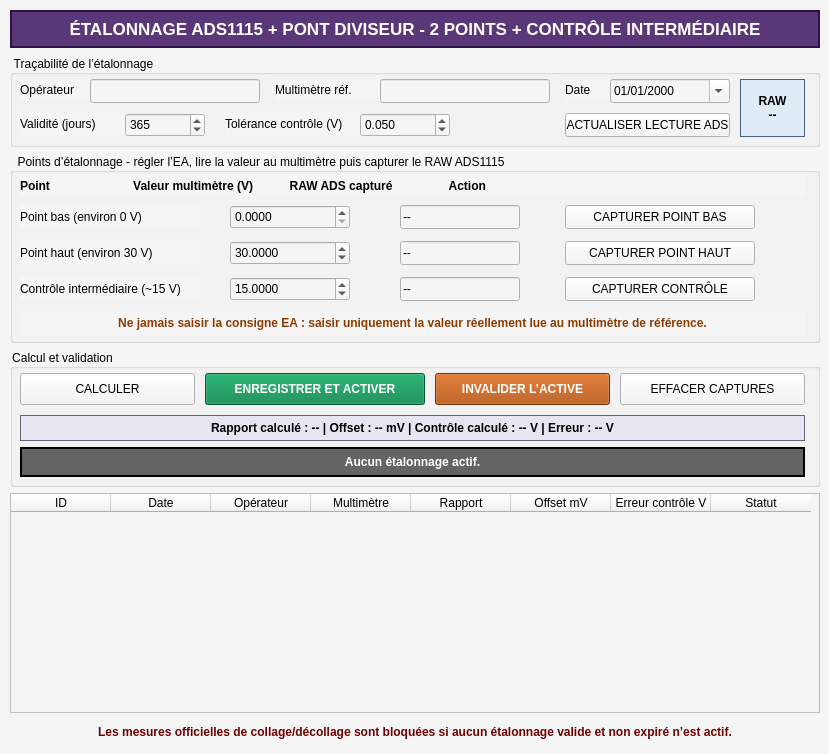
    <widget class="QWidget" name="tab_voltage_calibration">
     <property name="styleSheet">
      <string>background-color: rgb(245,245,245);</string>
     </property>
     <attribute name="title">
      <string>Étalonnage tension</string>
     </attribute>
     <widget class="QLabel" name="label_calibration_title">
      <property name="geometry">
       <rect>
        <x>10</x>
        <y>10</y>
        <width>810</width>
        <height>38</height>
       </rect>
      </property>
      <property name="styleSheet">
       <string>background-color: rgb(90,55,120); color: white; font-size: 13pt; font-weight: bold; border: 2px solid rgb(45,20,70);</string>
      </property>
      <property name="text">
       <string>ÉTALONNAGE ADS1115 + PONT DIVISEUR - 2 POINTS + CONTRÔLE INTERMÉDIAIRE</string>
      </property>
      <property name="alignment">
       <set>Qt::AlignmentFlag::AlignCenter</set>
      </property>
     </widget>
     <widget class="QGroupBox" name="groupBox_calibration_identity">
      <property name="geometry">
       <rect>
        <x>10</x>
        <y>55</y>
        <width>810</width>
        <height>92</height>
       </rect>
      </property>
      <property name="title">
       <string>Traçabilité de l’étalonnage</string>
      </property>
      <widget class="QLabel" name="label_calibration_operator">
       <property name="geometry">
        <rect>
         <x>10</x>
         <y>24</y>
         <width>70</width>
         <height>22</height>
        </rect>
       </property>
       <property name="text">
        <string>Opérateur</string>
       </property>
      </widget>
      <widget class="QLineEdit" name="lineEdit_calibration_operator">
       <property name="geometry">
        <rect>
         <x>80</x>
         <y>24</y>
         <width>170</width>
         <height>24</height>
        </rect>
       </property>
      </widget>
      <widget class="QLabel" name="label_calibration_meter">
       <property name="geometry">
        <rect>
         <x>265</x>
         <y>24</y>
         <width>105</width>
         <height>22</height>
        </rect>
       </property>
       <property name="text">
        <string>Multimètre réf.</string>
       </property>
      </widget>
      <widget class="QLineEdit" name="lineEdit_calibration_meter">
       <property name="geometry">
        <rect>
         <x>370</x>
         <y>24</y>
         <width>170</width>
         <height>24</height>
        </rect>
       </property>
      </widget>
      <widget class="QLabel" name="label_calibration_date">
       <property name="geometry">
        <rect>
         <x>555</x>
         <y>24</y>
         <width>45</width>
         <height>22</height>
        </rect>
       </property>
       <property name="text">
        <string>Date</string>
       </property>
      </widget>
      <widget class="QDateEdit" name="dateEdit_calibration_date">
       <property name="geometry">
        <rect>
         <x>600</x>
         <y>24</y>
         <width>120</width>
         <height>24</height>
        </rect>
       </property>
       <property name="calendarPopup">
        <bool>true</bool>
       </property>
       <property name="displayFormat">
        <string>dd/MM/yyyy</string>
       </property>
      </widget>
      <widget class="QLabel" name="label_calibration_valid_days">
       <property name="geometry">
        <rect>
         <x>10</x>
         <y>58</y>
         <width>105</width>
         <height>22</height>
        </rect>
       </property>
       <property name="text">
        <string>Validité (jours)</string>
       </property>
      </widget>
      <widget class="QSpinBox" name="spinBox_calibration_valid_days">
       <property name="geometry">
        <rect>
         <x>115</x>
         <y>58</y>
         <width>80</width>
         <height>24</height>
        </rect>
       </property>
       <property name="minimum">
        <number>1</number>
       </property>
       <property name="maximum">
        <number>3650</number>
       </property>
       <property name="value">
        <number>365</number>
       </property>
      </widget>
      <widget class="QLabel" name="label_calibration_tolerance">
       <property name="geometry">
        <rect>
         <x>215</x>
         <y>58</y>
         <width>135</width>
         <height>22</height>
        </rect>
       </property>
       <property name="text">
        <string>Tolérance contrôle (V)</string>
       </property>
      </widget>
      <widget class="QDoubleSpinBox" name="doubleSpinBox_calibration_tolerance_v">
       <property name="geometry">
        <rect>
         <x>350</x>
         <y>58</y>
         <width>90</width>
         <height>24</height>
        </rect>
       </property>
       <property name="decimals">
        <number>3</number>
       </property>
       <property name="minimum">
        <double>0.001</double>
       </property>
       <property name="maximum">
        <double>1.000</double>
       </property>
       <property name="singleStep">
        <double>0.005</double>
       </property>
       <property name="value">
        <double>0.050</double>
       </property>
      </widget>
      <widget class="QPushButton" name="pushButton_calibration_request_ads">
       <property name="geometry">
        <rect>
         <x>555</x>
         <y>58</y>
         <width>165</width>
         <height>24</height>
        </rect>
       </property>
       <property name="text">
        <string>ACTUALISER LECTURE ADS</string>
       </property>
      </widget>
      <widget class="QLabel" name="label_calibration_live">
       <property name="geometry">
        <rect>
         <x>730</x>
         <y>24</y>
         <width>65</width>
         <height>58</height>
        </rect>
       </property>
       <property name="styleSheet">
        <string>background-color: rgb(225,235,245); border: 1px solid rgb(70,100,130); font-weight: bold;</string>
       </property>
       <property name="text">
        <string>RAW
--</string>
       </property>
       <property name="alignment">
        <set>Qt::AlignmentFlag::AlignCenter</set>
       </property>
      </widget>
     </widget>
     <widget class="QGroupBox" name="groupBox_calibration_points">
      <property name="geometry">
       <rect>
        <x>10</x>
        <y>153</y>
        <width>810</width>
        <height>190</height>
       </rect>
      </property>
      <property name="title">
       <string>Points d’étalonnage - régler l’EA, lire la valeur au multimètre puis capturer le RAW ADS1115</string>
      </property>
      <widget class="QLabel" name="label_calibration_headers">
       <property name="geometry">
        <rect>
         <x>10</x>
         <y>22</y>
         <width>785</width>
         <height>22</height>
        </rect>
       </property>
       <property name="text">
        <string>Point                         Valeur multimètre (V)           RAW ADS capturé                 Action</string>
       </property>
       <property name="styleSheet">
        <string>font-weight: bold;</string>
       </property>
      </widget>
      <widget class="QLabel" name="label_calibration_low">
       <property name="geometry">
        <rect>
         <x>10</x>
         <y>52</y>
         <width>180</width>
         <height>24</height>
        </rect>
       </property>
       <property name="text">
        <string>Point bas (environ 0 V)</string>
       </property>
      </widget>
      <widget class="QDoubleSpinBox" name="doubleSpinBox_calibration_low_actual_v">
       <property name="geometry">
        <rect>
         <x>220</x>
         <y>52</y>
         <width>120</width>
         <height>24</height>
        </rect>
       </property>
       <property name="decimals">
        <number>4</number>
       </property>
       <property name="minimum">
        <double>0.0000</double>
       </property>
       <property name="maximum">
        <double>5.0000</double>
       </property>
       <property name="value">
        <double>0.0000</double>
       </property>
      </widget>
      <widget class="QLineEdit" name="lineEdit_calibration_low_raw">
       <property name="geometry">
        <rect>
         <x>390</x>
         <y>52</y>
         <width>120</width>
         <height>24</height>
        </rect>
       </property>
       <property name="readOnly">
        <bool>true</bool>
       </property>
       <property name="text">
        <string>--</string>
       </property>
      </widget>
      <widget class="QPushButton" name="pushButton_calibration_capture_low">
       <property name="geometry">
        <rect>
         <x>555</x>
         <y>52</y>
         <width>190</width>
         <height>24</height>
        </rect>
       </property>
       <property name="text">
        <string>CAPTURER POINT BAS</string>
       </property>
      </widget>
      <widget class="QLabel" name="label_calibration_high">
       <property name="geometry">
        <rect>
         <x>10</x>
         <y>88</y>
         <width>180</width>
         <height>24</height>
        </rect>
       </property>
       <property name="text">
        <string>Point haut (environ 30 V)</string>
       </property>
      </widget>
      <widget class="QDoubleSpinBox" name="doubleSpinBox_calibration_high_actual_v">
       <property name="geometry">
        <rect>
         <x>220</x>
         <y>88</y>
         <width>120</width>
         <height>24</height>
        </rect>
       </property>
       <property name="decimals">
        <number>4</number>
       </property>
       <property name="minimum">
        <double>1.0000</double>
       </property>
       <property name="maximum">
        <double>40.0000</double>
       </property>
       <property name="value">
        <double>30.0000</double>
       </property>
      </widget>
      <widget class="QLineEdit" name="lineEdit_calibration_high_raw">
       <property name="geometry">
        <rect>
         <x>390</x>
         <y>88</y>
         <width>120</width>
         <height>24</height>
        </rect>
       </property>
       <property name="readOnly">
        <bool>true</bool>
       </property>
       <property name="text">
        <string>--</string>
       </property>
      </widget>
      <widget class="QPushButton" name="pushButton_calibration_capture_high">
       <property name="geometry">
        <rect>
         <x>555</x>
         <y>88</y>
         <width>190</width>
         <height>24</height>
        </rect>
       </property>
       <property name="text">
        <string>CAPTURER POINT HAUT</string>
       </property>
      </widget>
      <widget class="QLabel" name="label_calibration_check">
       <property name="geometry">
        <rect>
         <x>10</x>
         <y>124</y>
         <width>180</width>
         <height>24</height>
        </rect>
       </property>
       <property name="text">
        <string>Contrôle intermédiaire (~15 V)</string>
       </property>
      </widget>
      <widget class="QDoubleSpinBox" name="doubleSpinBox_calibration_check_actual_v">
       <property name="geometry">
        <rect>
         <x>220</x>
         <y>124</y>
         <width>120</width>
         <height>24</height>
        </rect>
       </property>
       <property name="decimals">
        <number>4</number>
       </property>
       <property name="minimum">
        <double>0.1000</double>
       </property>
       <property name="maximum">
        <double>40.0000</double>
       </property>
       <property name="value">
        <double>15.0000</double>
       </property>
      </widget>
      <widget class="QLineEdit" name="lineEdit_calibration_check_raw">
       <property name="geometry">
        <rect>
         <x>390</x>
         <y>124</y>
         <width>120</width>
         <height>24</height>
        </rect>
       </property>
       <property name="readOnly">
        <bool>true</bool>
       </property>
       <property name="text">
        <string>--</string>
       </property>
      </widget>
      <widget class="QPushButton" name="pushButton_calibration_capture_check">
       <property name="geometry">
        <rect>
         <x>555</x>
         <y>124</y>
         <width>190</width>
         <height>24</height>
        </rect>
       </property>
       <property name="text">
        <string>CAPTURER CONTRÔLE</string>
       </property>
      </widget>
      <widget class="QLabel" name="label_calibration_instruction">
       <property name="geometry">
        <rect>
         <x>10</x>
         <y>158</y>
         <width>785</width>
         <height>24</height>
        </rect>
       </property>
       <property name="styleSheet">
        <string>color: rgb(140,60,0); font-weight: bold;</string>
       </property>
       <property name="text">
        <string>Ne jamais saisir la consigne EA : saisir uniquement la valeur réellement lue au multimètre de référence.</string>
       </property>
       <property name="alignment">
        <set>Qt::AlignmentFlag::AlignCenter</set>
       </property>
      </widget>
     </widget>
     <widget class="QGroupBox" name="groupBox_calibration_result">
      <property name="geometry">
       <rect>
        <x>10</x>
        <y>349</y>
        <width>810</width>
        <height>138</height>
       </rect>
      </property>
      <property name="title">
       <string>Calcul et validation</string>
      </property>
      <widget class="QPushButton" name="pushButton_calibration_calculate">
       <property name="geometry">
        <rect>
         <x>10</x>
         <y>24</y>
         <width>175</width>
         <height>32</height>
        </rect>
       </property>
       <property name="text">
        <string>CALCULER</string>
       </property>
      </widget>
      <widget class="QPushButton" name="pushButton_calibration_save_activate">
       <property name="geometry">
        <rect>
         <x>195</x>
         <y>24</y>
         <width>220</width>
         <height>32</height>
        </rect>
       </property>
       <property name="styleSheet">
        <string>background-color: rgb(0,130,70); color: white; font-weight: bold;</string>
       </property>
       <property name="text">
        <string>ENREGISTRER ET ACTIVER</string>
       </property>
      </widget>
      <widget class="QPushButton" name="pushButton_calibration_invalidate">
       <property name="geometry">
        <rect>
         <x>425</x>
         <y>24</y>
         <width>175</width>
         <height>32</height>
        </rect>
       </property>
       <property name="styleSheet">
        <string>background-color: rgb(170,70,0); color: white; font-weight: bold;</string>
       </property>
       <property name="text">
        <string>INVALIDER L’ACTIVE</string>
       </property>
      </widget>
      <widget class="QPushButton" name="pushButton_calibration_clear">
       <property name="geometry">
        <rect>
         <x>610</x>
         <y>24</y>
         <width>185</width>
         <height>32</height>
        </rect>
       </property>
       <property name="text">
        <string>EFFACER CAPTURES</string>
       </property>
      </widget>
      <widget class="QLabel" name="label_calibration_coefficients">
       <property name="geometry">
        <rect>
         <x>10</x>
         <y>66</y>
         <width>785</width>
         <height>26</height>
        </rect>
       </property>
       <property name="styleSheet">
        <string>background-color: rgb(230,230,240); border: 1px solid rgb(100,100,120); font-weight: bold;</string>
       </property>
       <property name="text">
        <string>Rapport calculé : -- | Offset : -- mV | Contrôle calculé : -- V | Erreur : -- V</string>
       </property>
       <property name="alignment">
        <set>Qt::AlignmentFlag::AlignCenter</set>
       </property>
      </widget>
      <widget class="QLabel" name="label_calibration_status">
       <property name="geometry">
        <rect>
         <x>10</x>
         <y>98</y>
         <width>785</width>
         <height>30</height>
        </rect>
       </property>
       <property name="styleSheet">
        <string>background-color: rgb(100,100,100); color: white; border: 2px solid black; font-weight: bold;</string>
       </property>
       <property name="text">
        <string>Aucun étalonnage actif.</string>
       </property>
       <property name="alignment">
        <set>Qt::AlignmentFlag::AlignCenter</set>
       </property>
      </widget>
     </widget>
     <widget class="QTableWidget" name="tableWidget_calibration_history">
      <property name="geometry">
       <rect>
        <x>10</x>
        <y>493</y>
        <width>810</width>
        <height>220</height>
       </rect>
      </property>
      <property name="editTriggers">
       <set>QAbstractItemView::EditTrigger::NoEditTriggers</set>
      </property>
      <property name="selectionBehavior">
       <enum>QAbstractItemView::SelectionBehavior::SelectRows</enum>
      </property>
      <column>
       <property name="text">
        <string>ID</string>
       </property>
      </column>
      <column>
       <property name="text">
        <string>Date</string>
       </property>
      </column>
      <column>
       <property name="text">
        <string>Opérateur</string>
       </property>
      </column>
      <column>
       <property name="text">
        <string>Multimètre</string>
       </property>
      </column>
      <column>
       <property name="text">
        <string>Rapport</string>
       </property>
      </column>
      <column>
       <property name="text">
        <string>Offset mV</string>
       </property>
      </column>
      <column>
       <property name="text">
        <string>Erreur contrôle V</string>
       </property>
      </column>
      <column>
       <property name="text">
        <string>Statut</string>
       </property>
      </column>
     </widget>
     <widget class="QLabel" name="label_calibration_footer">
      <property name="geometry">
       <rect>
        <x>10</x>
        <y>719</y>
        <width>810</width>
        <height>26</height>
       </rect>
      </property>
      <property name="styleSheet">
       <string>color: rgb(110,0,0); font-weight: bold;</string>
      </property>
      <property name="text">
       <string>Les mesures officielles de collage/décollage sont bloquées si aucun étalonnage valide et non expiré n’est actif.</string>
      </property>
      <property name="alignment">
       <set>Qt::AlignmentFlag::AlignCenter</set>
      </property>
     </widget>
    </widget>
